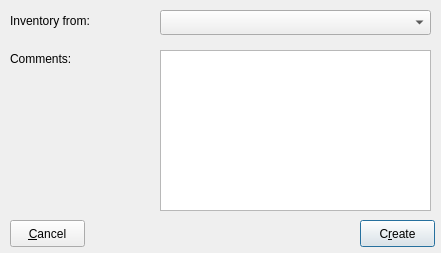
<ui version="4.0" >
 <class>invnewfrm</class>
 <widget class="QDialog" name="invnewfrm" >
  <property name="geometry" >
   <rect>
    <x>0</x>
    <y>0</y>
    <width>441</width>
    <height>253</height>
   </rect>
  </property>
  <property name="windowTitle" >
   <string>New inventory from...</string>
  </property>
  <property name="windowIcon" >
   <iconset resource="../resources/images/first4.qrc" >:/contents.png</iconset>
  </property>
  <widget class="QPushButton" name="btncreate" >
   <property name="geometry" >
    <rect>
     <x>360</x>
     <y>220</y>
     <width>75</width>
     <height>27</height>
    </rect>
   </property>
   <property name="text" >
    <string>C&amp;reate</string>
   </property>
   <property name="icon" >
    <iconset resource="../resources/images/first4.qrc" >:/button_ok.png</iconset>
   </property>
  </widget>
  <widget class="QPushButton" name="btncancel" >
   <property name="geometry" >
    <rect>
     <x>10</x>
     <y>220</y>
     <width>75</width>
     <height>27</height>
    </rect>
   </property>
   <property name="text" >
    <string>&amp;Cancel</string>
   </property>
   <property name="icon" >
    <iconset resource="../resources/images/first4.qrc" >:/button_cancel.png</iconset>
   </property>
  </widget>
  <widget class="QLabel" name="label" >
   <property name="geometry" >
    <rect>
     <x>10</x>
     <y>10</y>
     <width>141</width>
     <height>21</height>
    </rect>
   </property>
   <property name="text" >
    <string>Inventory from:</string>
   </property>
  </widget>
  <widget class="QLabel" name="label_2" >
   <property name="geometry" >
    <rect>
     <x>10</x>
     <y>50</y>
     <width>141</width>
     <height>17</height>
    </rect>
   </property>
   <property name="text" >
    <string>Comments:</string>
   </property>
  </widget>
  <widget class="QTextEdit" name="txtcomments" >
   <property name="geometry" >
    <rect>
     <x>160</x>
     <y>50</y>
     <width>271</width>
     <height>161</height>
    </rect>
   </property>
  </widget>
  <widget class="QComboBox" name="cmbinv" >
   <property name="geometry" >
    <rect>
     <x>160</x>
     <y>10</y>
     <width>271</width>
     <height>25</height>
    </rect>
   </property>
  </widget>
 </widget>
 <tabstops>
  <tabstop>cmbinv</tabstop>
  <tabstop>txtcomments</tabstop>
  <tabstop>btncreate</tabstop>
  <tabstop>btncancel</tabstop>
 </tabstops>
 <resources>
  <include location="../resources/images/first4.qrc" />
 </resources>
 <connections>
  <connection>
   <sender>btncreate</sender>
   <signal>clicked()</signal>
   <receiver>invnewfrm</receiver>
   <slot>accept()</slot>
   <hints>
    <hint type="sourcelabel" >
     <x>278</x>
     <y>253</y>
    </hint>
    <hint type="destinationlabel" >
     <x>96</x>
     <y>254</y>
    </hint>
   </hints>
  </connection>
  <connection>
   <sender>btncancel</sender>
   <signal>clicked()</signal>
   <receiver>invnewfrm</receiver>
   <slot>reject()</slot>
   <hints>
    <hint type="sourcelabel" >
     <x>369</x>
     <y>253</y>
    </hint>
    <hint type="destinationlabel" >
     <x>179</x>
     <y>282</y>
    </hint>
   </hints>
  </connection>
 </connections>
</ui>
